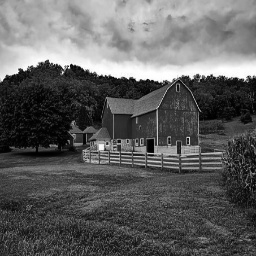
#> input picture test/barn.png, 256 x 256 px, found by its file name
$ jupyter execute --allow-errors Newlyfy.ipynb
#> lines starting #> are read from the running program, lines starting #| are printed output that depends on the picture
[cell 1]
import numpy as np
import matplotlib.pyplot as plt
import cv2

[cell 2]
prototxt = "D:\\PROJECTS\\Newlyfy\\models\\colorization_deploy_v2.prototxt"
caffe_model = "D:\\PROJECTS\\Newlyfy\\models\\colorization_release_v2.caffemodel"
pts_npy = "D:\\PROJECTS\\Newlyfy\\models\\pts_in_hull.npy"

#> (a cell that did not finish here is left out)

#> (a cell that did not finish here is left out)

[cell 5]
# layer {
#   name: "class8_ab"
#   type: "Convolution"
#   bottom: "class8_313_rh"
#   top: "class8_ab"
#   convolution_param {
#     num_output: 2
#     kernel_size: 1
#     stride: 1
#     dilation: 1
#   }
# }

[cell 6]
test_image="D:\\PROJECTS\\Newlyfy\\models\\test\\barn.png"

[cell 7]
# Read image from the path
test_image = cv2.imread(test_image)
#> test_image is the input picture: shape (256, 256, 3); min 0, max 255, mean 94.8
# Convert image into gray scale
test_image = cv2.cvtColor(test_image, cv2.COLOR_BGR2GRAY)
#> test_image: shape (256, 256)
# Convert image from gray scale to RGB format
test_image = cv2.cvtColor(test_image, cv2.COLOR_GRAY2RGB)
# Check image using matplotlib
plt.imshow(test_image)
plt.show()

[cell 8]
# Normalizing the image
normalized= test_image.astype("float32") / 255.0
# Converting the image into LAB
lab_image = cv2.cvtColor(normalized, cv2.COLOR_RGB2LAB)
#> lab_image: shape (256, 256, 3) float32; mean of channels 0, 1, 2 38.7, 0, 0
# Resizing the image
resized = cv2.resize(lab_image, (224, 224))
#> resized: shape (224, 224, 3) float32; mean of channels 0, 1, 2 38.7, 0, 0
# Extracting the value of L for LAB image
L = cv2.split(resized)[0]
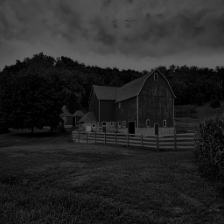
#> L: shape (224, 224) float32; min 0.118, max 100, mean 38.7
L -= 50   # OR we can write L = L - 50
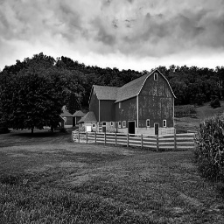
#> L: shape (224, 224) float32; min -49.88, max 50, mean -11.3; drawn with min black and max white

#> (a cell that did not finish here is left out)

[cell 10]
L = cv2.split(lab_image)[0]
#> L: shape (256, 256) float32
# Combining L,a,b
#> (the rest of this cell did not finish here and is left out)

#> (a cell that did not finish here is left out)

#> (a cell that did not finish here is left out)

[cell 13]
def newlyfy(image):
    test_image=image

    test_image = cv2.imread(test_image)
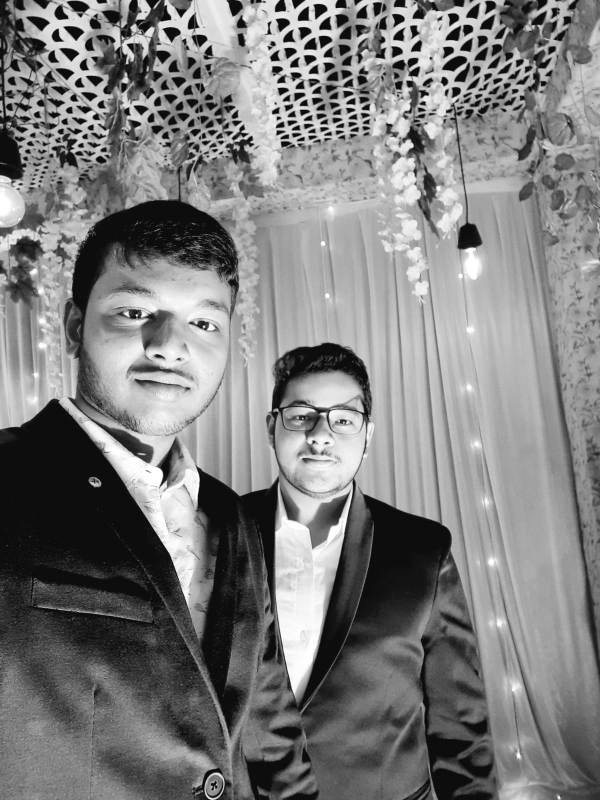
#> input picture test/WhatsApp Image 2022-03-14 at 09.24.36.jpeg, 1200 x 1600 px, found by its file name (shown at 1/2 size)
#> test_image is the input picture: shape (1600, 1200, 3); min 0, max 255, mean 125.9

    test_image = cv2.cvtColor(test_image, cv2.COLOR_BGR2GRAY)
#> test_image: shape (1600, 1200)

    test_image = cv2.cvtColor(test_image, cv2.COLOR_GRAY2RGB)


    normalized= test_image.astype("float32") / 255.0
#> normalized: shape (1600, 1200, 3) float32

    lab_image = cv2.cvtColor(normalized, cv2.COLOR_RGB2LAB)
#> lab_image: shape (1600, 1200, 3) float32; mean of channels 0, 1, 2 51.1, 0, 0

    resized = cv2.resize(lab_image, (224, 224))
#> resized: shape (224, 224, 3) float32; mean of channels 0, 1, 2 51.3, 0, 0

    L = cv2.split(resized)[0]
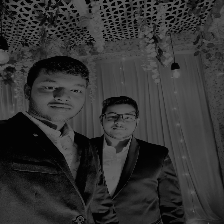
#> L: shape (224, 224) float32; min 0.463, max 100, mean 51.3
    L -= 50
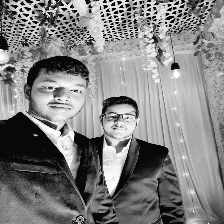
#> L: shape (224, 224) float32; min -49.54, max 50, mean 1.3; drawn with min black and max white


    net.setInput(cv2.dnn.blobFromImage(L))

    ab = net.forward()[0, :, :, :].transpose((1, 2, 0))

    ab = cv2.resize(ab, (test_image.shape[1], test_image.shape[0]))

    L = cv2.split(lab_image)[0]

    LAB_colored = np.concatenate((L[:, :, np.newaxis], ab), axis=2)

    RGB_colored = cv2.cvtColor(LAB_colored,cv2.COLOR_LAB2RGB)

    RGB_colored = np.clip(RGB_colored, 0, 1)

    RGB_colored = (255 * RGB_colored).astype("uint8")

    RGB_BGR = cv2.cvtColor(RGB_colored, cv2.COLOR_RGB2BGR)

    filename = 'D:\\PROJECTS\\Newlyfy\\models\\savedImage.jpg'
    cv2.imwrite(filename, RGB_BGR)
